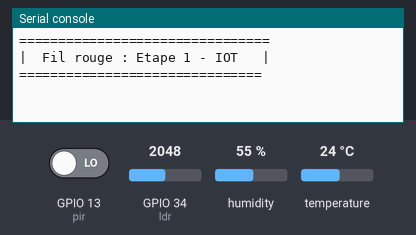
A program run on a simulated ESP32 board running MicroPython. Shown: the last lines printed to the serial console. Wiring (from the project's diagram.json): DHT22 sensor on GPIO 2, PIR motion sensor on GPIO 13, light sensor on GPIO 34. The test bench sets the inputs (shaded band); at power-on: GPIO 34 (ldr) = 2048, GPIO 13 (pir) LOW, humidity 55 %, temperature 24 °C (analog values on the 0–4095 scale).

Above: at 1.7 s.
1.8 s: GPIO 34 (ldr) set to 1632
At 2.5 s:
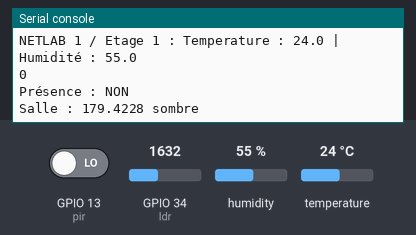
4.7 s: GPIO 34 (ldr) set to 1531
At 7.2 s:
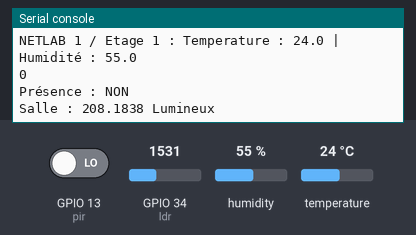

The program:

main.py
```python
import dht
import time
import math
from machine import Pin, ADC

#Config des numéro de pin pour les branchements
BROCHE_DHT22 = 2
BROCHE_PIR = 13
BROCHE_LDR = 34
#création de l'objet contrôlant mon DHT22
capteur_temperature = dht.DHT22(Pin(BROCHE_DHT22))
#création de mon objet pour PIR
pir = Pin(BROCHE_PIR)
#création de l'objet pour le photo transistor
ldr = ADC(Pin(BROCHE_LDR))


#Variable
INTERVALLE_LECTURE_MS= 2000
derniere_lecture = 0
SEUIL_LUMINOSITE = 200

#on attend quelques ms pour s'assurer du chargement des librairies
time.sleep_ms(500)
print("================================")
print("|  Fil rouge : Etape 1 - IOT   |")
print("===============================")

#Loop
while True:
    #récupère le temps de la boucle
    maintenant = time.ticks_ms()
    if time.ticks_diff(maintenant, derniere_lecture)>= INTERVALLE_LECTURE_MS:
        derniere_lecture = maintenant
        #récup des infos de mon capteur
        try:
            capteur_temperature.measure()
            temperature = capteur_temperature.temperature()
            humidite = capteur_temperature.humidity()
            print(f'NETLAB 1 / Etage 1 : Temperature : {temperature:.1f} | Humidité : {humidite:.1f}')
        except OSError:
            print("Erreur de lecture du DHT22")

        #capteur de présence
        try:
            presence= pir.value()
            print(presence)
            presenceDetectee = 0
            if presence == 1 :
                presenceDetectee ="OUI"
            else:
                presenceDetectee ="NON"
            print(f'Présence : {presenceDetectee}')
        except OSError:
            print("Le PIR est arrivé")

        #capeur luminosité
        try:
            lum =ldr.read() #normalement entre 0 et 4095

            voltage = lum / 4095. * 5
            resistance = 2000 * voltage / (1 - voltage / 5)
            lux = math.pow(50 * 1e3 * math.pow(10, 0.7) / resistance, (1 / 0.7));
            Sombre = lux < SEUIL_LUMINOSITE

            print("Salle :", lux, ("sombre") if Sombre else ("Lumineux"))

        except OSError:
            print("Erreur capteur de luminosité")
    time.sleep_ms(10)    
```

Measured:
- the behaviour switches between 1559 and 1558 on GPIO 34 (ldr) (found by bisection; images 1 and 2)
- after the input at 1.8 s, the serial console: prints a new line after 0.22 s (image 1)
- after the input at 4.7 s, the serial console: prints a new line after 1.3 s (image 2)
